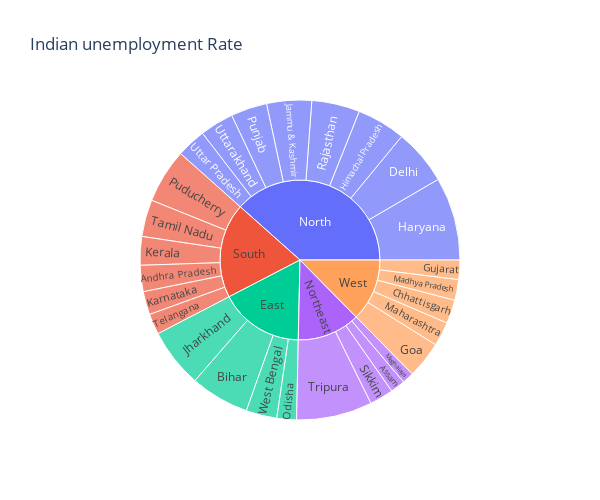

The notebook cell saved with this chart:
### Markdown cell above
# Analysing data by sunburst chart

### Code cell
unemploment = df[["Region",'Estimated Unemployment Rate','States']]
figure = px.sunburst(unemploment, path=["Region","States"], 
                     values='Estimated Unemployment Rate',
                     width=600, height=500,  
                     title="Indian unemployment Rate")
figure.show()

### Figure 1 — Plotly figure (JSON) as saved in the notebook; plotly's stock layout.template omitted (floating-point values rounded to 4 significant figures)
{"data": [{"branchvalues": "total", "domain": {"x": [0, 1], "y": [0, 1]}, "hovertemplate": "labels=%{label}<br>Estimated Unemployment Rate=%{value}<br>parent=%{parent}<br>id=%{id}<extra></extra>", "ids": ["South/Andhra Pradesh", "Northeast/Assam", "East/Bihar", "West/Chhattisgarh", "North/Delhi", "West/Goa", "West/Gujarat", "North/Haryana", "North/Himachal Pradesh", "North/Jammu & Kashmir", "East/Jharkhand", "South/Karnataka", "South/Kerala", "West/Madhya Pradesh", "West/Maharashtra", "Northeast/Meghalaya", "East/Odisha", "South/Puducherry", "North/Punjab", "North/Rajasthan", "Northeast/Sikkim", "South/Tamil Nadu", "South/Telangana", "Northeast/Tripura", "North/Uttar Pradesh", "North/Uttarakhand", "East/West Bengal", "East", "North", "Northeast", "South", "West"], "labels": ["Andhra Pradesh", "Assam", "Bihar", "Chhattisgarh", "Delhi", "Goa", "Gujarat", "Haryana", "Himachal Pradesh", "Jammu & Kashmir", "Jharkhand", "Karnataka", "Kerala", "Madhya Pradesh", "Maharashtra", "Meghalaya", "Odisha", "Puducherry", "Punjab", "Rajasthan", "Sikkim", "Tamil Nadu", "Telangana", "Tripura", "Uttar Pradesh", "Uttarakhand", "West Bengal", "East", "North", "Northeast", "South", "West"], "name": "", "parents": ["South", "Northeast", "East", "West", "North", "West", "West", "North", "North", "North", "East", "South", "South", "West", "West", "Northeast", "East", "South", "North", "North", "Northeast", "South", "South", "Northeast", "North", "North", "East", "", "", "", "", ""], "type": "sunburst", "values": [86.64, 48.56, 194.7, 78.19, 184.1, 121.7, 63.76, 274.8, 160.7, 148.3, 195.4, 76.68, 94.34, 68.54, 79.79, 38.66, 64.62, 179.4, 119.8, 158.7, 78.34, 121.9, 68.33, 250.6, 97.37, 111.6, 101.9, 556.6, 1255.0, 416.1, 627.3, 411.9]}], "layout": {"height": 500, "legend": {"tracegroupgap": 0}, "title": {"text": "Indian unemployment Rate"}, "width": 600}}
